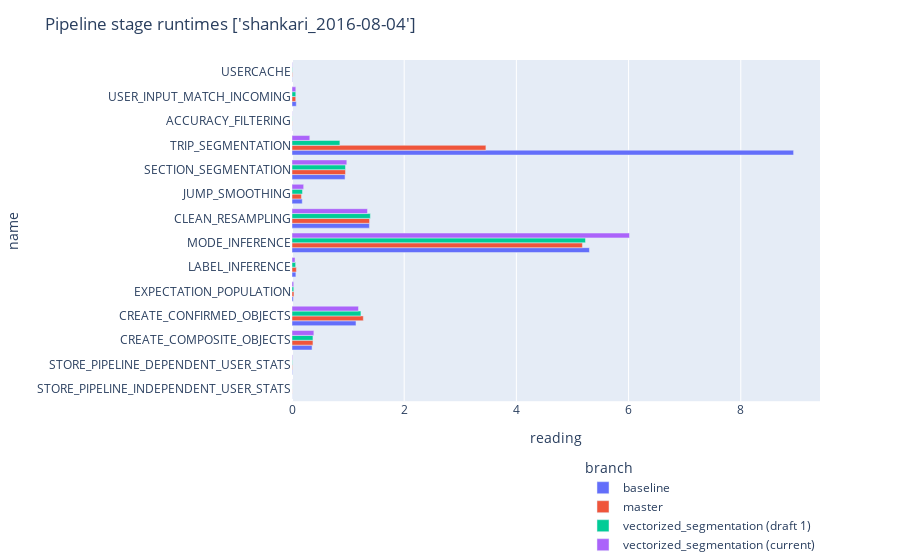
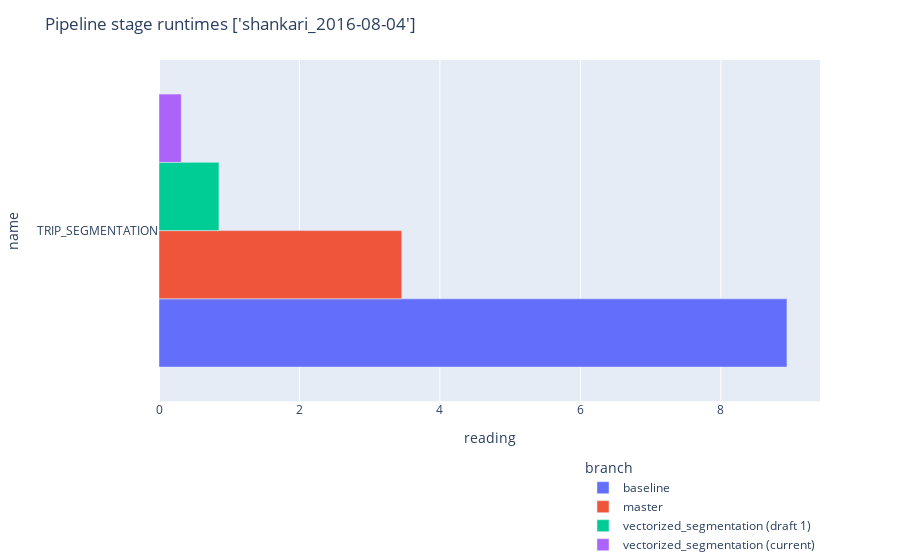

These figures' notebook cell, in order:
### Code cell
ts = esta.TimeSeries.get_aggregate_time_series()

pipeline_stats_dfs = [
    ts.get_data_df('stats/pipeline_time', time_query=branch_info['tq']).assign(branch=branch_info['label'])
    for branch_name, branch_info in branches.items()
]
pipeline_stats_df = pd.concat(pipeline_stats_dfs)

pipeline_stages_df = pipeline_stats_df[
    pipeline_stats_df['name'].str.isupper() & ~pipeline_stats_df['name'].str.contains('/')
]
trip_segmentation_stage_df = pipeline_stages_df[
    pipeline_stages_df['name'] == 'TRIP_SEGMENTATION'
]

for df in [pipeline_stages_df, trip_segmentation_stage_df]:
    fig = px.bar(
        df,
        y="name",
        x="reading",
        color="branch",
        orientation="h",
    )
    fig.update_layout(
        title=f"Pipeline stage runtimes {DAYS}",
        barmode='group',
        yaxis=dict(dtick=1),
        legend=dict(yref="container", xanchor="right", x=1, y=0),
    )
    fig.show()

### Figure 1 — Plotly figure (JSON) as saved in the notebook; plotly's stock layout.template omitted (floating-point values rounded to 4 significant figures)
{"data": [{"hovertemplate": "branch=baseline<br>reading=%{x}<br>name=%{y}<extra></extra>", "legendgroup": "baseline", "marker": {"color": "#636efa", "pattern": {"shape": ""}}, "name": "baseline", "orientation": "h", "showlegend": true, "textposition": "auto", "type": "bar", "x": [0.001939, 0.00688, 0.3576, 1.141, 0.02326, 0.06922, 5.302, 1.38, 0.1828, 0.9459, 8.942, 0.003312, 0.07628, 0.004907], "xaxis": "x", "y": ["STORE_PIPELINE_INDEPENDENT_USER_STATS", "STORE_PIPELINE_DEPENDENT_USER_STATS", "CREATE_COMPOSITE_OBJECTS", "CREATE_CONFIRMED_OBJECTS", "EXPECTATION_POPULATION", "LABEL_INFERENCE", "MODE_INFERENCE", "CLEAN_RESAMPLING", "JUMP_SMOOTHING", "SECTION_SEGMENTATION", "TRIP_SEGMENTATION", "ACCURACY_FILTERING", "USER_INPUT_MATCH_INCOMING", "USERCACHE"], "yaxis": "y"}, {"hovertemplate": "branch=master<br>reading=%{x}<br>name=%{y}<extra></extra>", "legendgroup": "master", "marker": {"color": "#EF553B", "pattern": {"shape": ""}}, "name": "master", "orientation": "h", "showlegend": true, "textposition": "auto", "type": "bar", "x": [0.001843, 0.007298, 0.3738, 1.271, 0.0346, 0.07788, 5.177, 1.383, 0.1684, 0.9536, 3.457, 0.003461, 0.06669, 0.008284], "xaxis": "x", "y": ["STORE_PIPELINE_INDEPENDENT_USER_STATS", "STORE_PIPELINE_DEPENDENT_USER_STATS", "CREATE_COMPOSITE_OBJECTS", "CREATE_CONFIRMED_OBJECTS", "EXPECTATION_POPULATION", "LABEL_INFERENCE", "MODE_INFERENCE", "CLEAN_RESAMPLING", "JUMP_SMOOTHING", "SECTION_SEGMENTATION", "TRIP_SEGMENTATION", "ACCURACY_FILTERING", "USER_INPUT_MATCH_INCOMING", "USERCACHE"], "yaxis": "y"}, {"hovertemplate": "branch=vectorized_segmentation (draft 1)<br>reading=%{x}<br>name=%{y}<extra></extra>", "legendgroup": "vectorized_segmentation (draft 1)", "marker": {"color": "#00cc96", "pattern": {"shape": ""}}, "name": "vectorized_segmentation (draft 1)", "orientation": "h", "showlegend": true, "textposition": "auto", "type": "bar", "x": [0.001823, 0.006881, 0.3736, 1.229, 0.03127, 0.06493, 5.232, 1.397, 0.1868, 0.9533, 0.8535, 0.003187, 0.06713, 0.005988], "xaxis": "x", "y": ["STORE_PIPELINE_INDEPENDENT_USER_STATS", "STORE_PIPELINE_DEPENDENT_USER_STATS", "CREATE_COMPOSITE_OBJECTS", "CREATE_CONFIRMED_OBJECTS", "EXPECTATION_POPULATION", "LABEL_INFERENCE", "MODE_INFERENCE", "CLEAN_RESAMPLING", "JUMP_SMOOTHING", "SECTION_SEGMENTATION", "TRIP_SEGMENTATION", "ACCURACY_FILTERING", "USER_INPUT_MATCH_INCOMING", "USERCACHE"], "yaxis": "y"}, {"hovertemplate": "branch=vectorized_segmentation (current)<br>reading=%{x}<br>name=%{y}<extra></extra>", "legendgroup": "vectorized_segmentation (current)", "marker": {"color": "#ab63fa", "pattern": {"shape": ""}}, "name": "vectorized_segmentation (current)", "orientation": "h", "showlegend": true, "textposition": "auto", "type": "bar", "x": [0.002225, 0.009046, 0.3899, 1.185, 0.03053, 0.05445, 6.016, 1.346, 0.2079, 0.9772, 0.3174, 0.003484, 0.06812, 0.006024], "xaxis": "x", "y": ["STORE_PIPELINE_INDEPENDENT_USER_STATS", "STORE_PIPELINE_DEPENDENT_USER_STATS", "CREATE_COMPOSITE_OBJECTS", "CREATE_CONFIRMED_OBJECTS", "EXPECTATION_POPULATION", "LABEL_INFERENCE", "MODE_INFERENCE", "CLEAN_RESAMPLING", "JUMP_SMOOTHING", "SECTION_SEGMENTATION", "TRIP_SEGMENTATION", "ACCURACY_FILTERING", "USER_INPUT_MATCH_INCOMING", "USERCACHE"], "yaxis": "y"}], "layout": {"barmode": "group", "legend": {"title": {"text": "branch"}, "tracegroupgap": 0, "x": 1, "xanchor": "right", "y": 0, "yref": "container"}, "margin": {"t": 60}, "title": {"text": "Pipeline stage runtimes ['shankari_2016-08-04']"}, "xaxis": {"anchor": "y", "domain": [0, 1], "title": {"text": "reading"}}, "yaxis": {"anchor": "x", "domain": [0, 1], "dtick": 1, "title": {"text": "name"}}}}

### Figure 2 — Plotly figure (JSON) as saved in the notebook; plotly's stock layout.template omitted (floating-point values rounded to 4 significant figures)
{"data": [{"hovertemplate": "branch=baseline<br>reading=%{x}<br>name=%{y}<extra></extra>", "legendgroup": "baseline", "marker": {"color": "#636efa", "pattern": {"shape": ""}}, "name": "baseline", "orientation": "h", "showlegend": true, "textposition": "auto", "type": "bar", "x": [8.942], "xaxis": "x", "y": ["TRIP_SEGMENTATION"], "yaxis": "y"}, {"hovertemplate": "branch=master<br>reading=%{x}<br>name=%{y}<extra></extra>", "legendgroup": "master", "marker": {"color": "#EF553B", "pattern": {"shape": ""}}, "name": "master", "orientation": "h", "showlegend": true, "textposition": "auto", "type": "bar", "x": [3.457], "xaxis": "x", "y": ["TRIP_SEGMENTATION"], "yaxis": "y"}, {"hovertemplate": "branch=vectorized_segmentation (draft 1)<br>reading=%{x}<br>name=%{y}<extra></extra>", "legendgroup": "vectorized_segmentation (draft 1)", "marker": {"color": "#00cc96", "pattern": {"shape": ""}}, "name": "vectorized_segmentation (draft 1)", "orientation": "h", "showlegend": true, "textposition": "auto", "type": "bar", "x": [0.8535], "xaxis": "x", "y": ["TRIP_SEGMENTATION"], "yaxis": "y"}, {"hovertemplate": "branch=vectorized_segmentation (current)<br>reading=%{x}<br>name=%{y}<extra></extra>", "legendgroup": "vectorized_segmentation (current)", "marker": {"color": "#ab63fa", "pattern": {"shape": ""}}, "name": "vectorized_segmentation (current)", "orientation": "h", "showlegend": true, "textposition": "auto", "type": "bar", "x": [0.3174], "xaxis": "x", "y": ["TRIP_SEGMENTATION"], "yaxis": "y"}], "layout": {"barmode": "group", "legend": {"title": {"text": "branch"}, "tracegroupgap": 0, "x": 1, "xanchor": "right", "y": 0, "yref": "container"}, "margin": {"t": 60}, "title": {"text": "Pipeline stage runtimes ['shankari_2016-08-04']"}, "xaxis": {"anchor": "y", "domain": [0, 1], "title": {"text": "reading"}}, "yaxis": {"anchor": "x", "domain": [0, 1], "dtick": 1, "title": {"text": "name"}}}}
